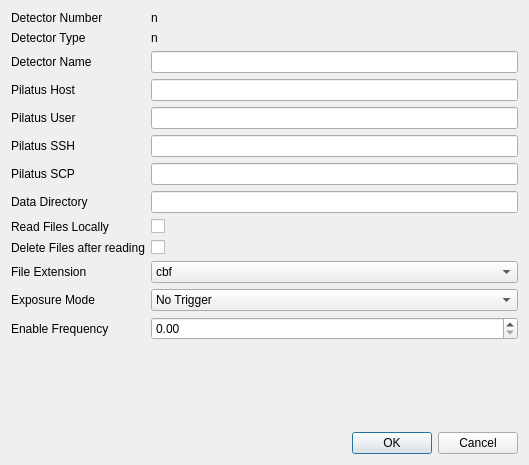
<?xml version="1.0" encoding="UTF-8"?>
<ui version="4.0">
 <class>QxrdPilatusDialog</class>
 <widget class="QDialog" name="QxrdPilatusDialog">
  <property name="geometry">
   <rect>
    <x>0</x>
    <y>0</y>
    <width>529</width>
    <height>465</height>
   </rect>
  </property>
  <property name="windowTitle">
   <string>Dialog</string>
  </property>
  <layout class="QGridLayout" name="gridLayout">
   <item row="7" column="0">
    <widget class="QLabel" name="label_8">
     <property name="text">
      <string>Data Directory</string>
     </property>
    </widget>
   </item>
   <item row="10" column="0">
    <widget class="QLabel" name="label_11">
     <property name="text">
      <string>File Extension</string>
     </property>
    </widget>
   </item>
   <item row="11" column="0">
    <widget class="QLabel" name="label_12">
     <property name="text">
      <string>Exposure Mode</string>
     </property>
    </widget>
   </item>
   <item row="8" column="0">
    <widget class="QLabel" name="label_10">
     <property name="text">
      <string>Read Files Locally</string>
     </property>
    </widget>
   </item>
   <item row="6" column="0">
    <widget class="QLabel" name="label_7">
     <property name="text">
      <string>Pilatus SCP</string>
     </property>
    </widget>
   </item>
   <item row="3" column="0">
    <widget class="QLabel" name="label_4">
     <property name="text">
      <string>Pilatus Host</string>
     </property>
    </widget>
   </item>
   <item row="9" column="0">
    <widget class="QLabel" name="label_9">
     <property name="text">
      <string>Delete Files after reading</string>
     </property>
    </widget>
   </item>
   <item row="4" column="0">
    <widget class="QLabel" name="label_5">
     <property name="text">
      <string>Pilatus User</string>
     </property>
    </widget>
   </item>
   <item row="1" column="1">
    <widget class="QLabel" name="m_DetectorType">
     <property name="text">
      <string>n</string>
     </property>
    </widget>
   </item>
   <item row="0" column="0">
    <widget class="QLabel" name="label">
     <property name="text">
      <string>Detector Number</string>
     </property>
    </widget>
   </item>
   <item row="13" column="0" colspan="2">
    <spacer name="verticalSpacer">
     <property name="orientation">
      <enum>Qt::Vertical</enum>
     </property>
     <property name="sizeHint" stdset="0">
      <size>
       <width>379</width>
       <height>20</height>
      </size>
     </property>
    </spacer>
   </item>
   <item row="2" column="0">
    <widget class="QLabel" name="label_3">
     <property name="text">
      <string>Detector Name</string>
     </property>
    </widget>
   </item>
   <item row="2" column="1">
    <widget class="QLineEdit" name="m_DetectorName"/>
   </item>
   <item row="1" column="0">
    <widget class="QLabel" name="label_2">
     <property name="text">
      <string>Detector Type</string>
     </property>
    </widget>
   </item>
   <item row="14" column="0" colspan="2">
    <widget class="QDialogButtonBox" name="buttonBox">
     <property name="orientation">
      <enum>Qt::Horizontal</enum>
     </property>
     <property name="standardButtons">
      <set>QDialogButtonBox::Cancel|QDialogButtonBox::Ok</set>
     </property>
    </widget>
   </item>
   <item row="0" column="1">
    <widget class="QLabel" name="m_DetectorNumber">
     <property name="text">
      <string>n</string>
     </property>
    </widget>
   </item>
   <item row="5" column="0">
    <widget class="QLabel" name="label_6">
     <property name="text">
      <string>Pilatus SSH</string>
     </property>
    </widget>
   </item>
   <item row="12" column="0">
    <widget class="QLabel" name="label_13">
     <property name="text">
      <string>Enable Frequency</string>
     </property>
    </widget>
   </item>
   <item row="3" column="1">
    <widget class="QLineEdit" name="m_PilatusHost"/>
   </item>
   <item row="4" column="1">
    <widget class="QLineEdit" name="m_PilatusUser"/>
   </item>
   <item row="5" column="1">
    <widget class="QLineEdit" name="m_PilatusSSH"/>
   </item>
   <item row="6" column="1">
    <widget class="QLineEdit" name="m_PilatusSCP"/>
   </item>
   <item row="7" column="1">
    <widget class="QLineEdit" name="m_PilatusDataDirectory"/>
   </item>
   <item row="8" column="1">
    <widget class="QCheckBox" name="m_ReadFilesLocally">
     <property name="text">
      <string/>
     </property>
    </widget>
   </item>
   <item row="9" column="1">
    <widget class="QCheckBox" name="m_DeleteFilesAfterReading">
     <property name="text">
      <string/>
     </property>
    </widget>
   </item>
   <item row="11" column="1">
    <widget class="QComboBox" name="m_ExposureMode">
     <item>
      <property name="text">
       <string>No Trigger</string>
      </property>
     </item>
     <item>
      <property name="text">
       <string>External Trigger</string>
      </property>
     </item>
     <item>
      <property name="text">
       <string>External Enable</string>
      </property>
     </item>
    </widget>
   </item>
   <item row="12" column="1">
    <widget class="QDoubleSpinBox" name="m_EnableFrequency">
     <property name="maximum">
      <double>1000000.000000000000000</double>
     </property>
    </widget>
   </item>
   <item row="10" column="1">
    <widget class="QComboBox" name="m_PilatusExtension">
     <property name="editable">
      <bool>false</bool>
     </property>
     <item>
      <property name="text">
       <string>cbf</string>
      </property>
     </item>
     <item>
      <property name="text">
       <string>tif</string>
      </property>
     </item>
    </widget>
   </item>
  </layout>
 </widget>
 <resources/>
 <connections>
  <connection>
   <sender>buttonBox</sender>
   <signal>accepted()</signal>
   <receiver>QxrdPilatusDialog</receiver>
   <slot>accept()</slot>
   <hints>
    <hint type="sourcelabel">
     <x>248</x>
     <y>254</y>
    </hint>
    <hint type="destinationlabel">
     <x>157</x>
     <y>274</y>
    </hint>
   </hints>
  </connection>
  <connection>
   <sender>buttonBox</sender>
   <signal>rejected()</signal>
   <receiver>QxrdPilatusDialog</receiver>
   <slot>reject()</slot>
   <hints>
    <hint type="sourcelabel">
     <x>316</x>
     <y>260</y>
    </hint>
    <hint type="destinationlabel">
     <x>286</x>
     <y>274</y>
    </hint>
   </hints>
  </connection>
 </connections>
</ui>
